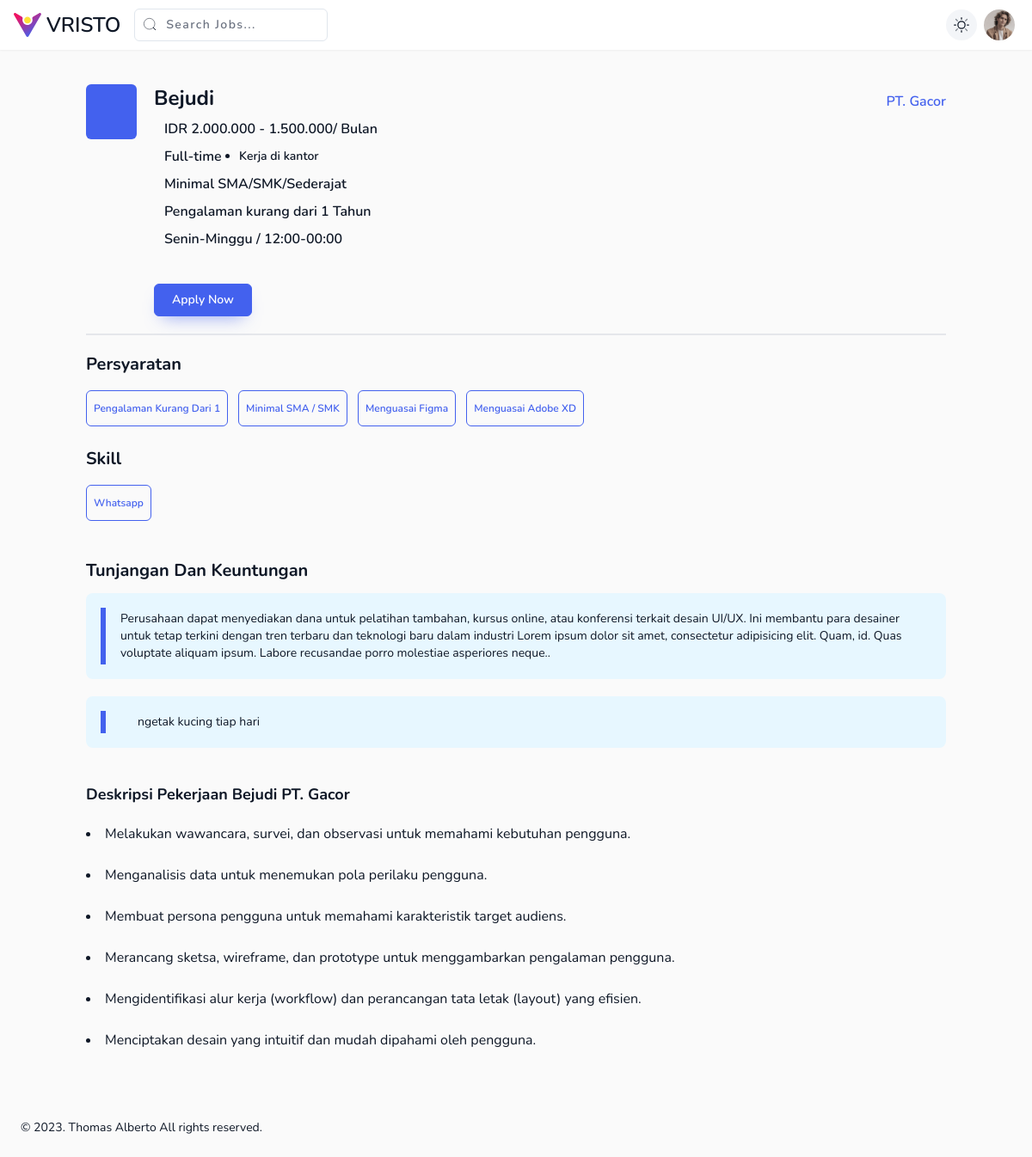
Screenshot of /detailjob/read/LKR002/Bejudi with the database file from the repository.
### tables this page shows
CREATE TABLE `loker` (
  `id_loker` varchar(50) NOT NULL,
  `nama_pekerjaan` varchar(200) NOT NULL,
  `nama_perusahaan` varchar(150) NOT NULL,
  `lokasi` text NOT NULL,
  `gaji` varchar(200) NOT NULL,
  `deskripsi` text NOT NULL,
  `benefit` varchar(255) NOT NULL,
  `tipe_kerja` varchar(50) NOT NULL,
  `kebijakan` varchar(50) NOT NULL,
  `tgl_loker` date NOT NULL,
  `tgl_akhir_loker` date DEFAULT NULL,
  `hari_kerja` varchar(100) NOT NULL,
  `jam_kerja` varchar(100) NOT NULL,
  `pendidikan` varchar(150) NOT NULL,
  `usia` int(20) NOT NULL,
  `jenis_kelamin` enum('Laki - Laki','Perempuan','Semua Jenis Kelamin') NOT NULL,
  `pengalaman` varchar(50) NOT NULL,
  `kategori` varchar(50) NOT NULL,
  `skills` varchar(100) NOT NULL
);

### application/controllers/DetailJob.php (called while the page is built, shortened)
<?php
class DetailJob extends CI_Controller
{
    public function __construct()
    {
        $this->load->model('Loker_model');
    }
    public function read($id)
    {
        $data['record'] = $this->Loker_model->baca_detail($id);
        $data['title'] = "Detail Job";
        $this->load->view('pelamar/detailJob/v_single', $data);
    }
}

### index.php (called while the page is built, shortened)
<?php
require_once BASEPATH.'core/CodeIgniter.php';

### application/models/Loker_model.php (called while the page is built, shortened)
<?php
class Loker_model extends CI_Model
{
    public function baca_detail($id)
    {
        $query = $this->db->query("SELECT * FROM loker WHERE id_loker='$id'");
        return $query->result_array();
    }
}

### application/views/pelamar/detailJob/v_single.php (the view, shortened to what this page needs)
<!DOCTYPE html>
<html lang="en">
<head>
</head>
<body x-data="main" class="relative overflow-x-hidden font-nunito text-sm font-normal antialiased" :class="[ $store.app.sidebar ? 'toggle-sidebar' : '', $store.app.theme === 'dark' || $store.app.isDarkMode ?  'dark' : '', $store.app.menu, $store.app.layout,$store.app.rtlClass]">
	<div class="main-container min-h-screen text-black dark:text-white-dark" :class="[$store.app.navbar]">
		<div class="container px-3" :class="[$store.app.animation]">
			<div class="mt-10">
				<div class="lg:block hidden">
					<div class="lg:flex hidden gap-5 border-b-2 pb-5">
						<div class="bg-primary text-white-light w-16 h-16 rounded-md flex items-center justify-center">
						</div>
						<?php foreach ($record as $r) : ?>
							<div class="w-full">
								<div class="flex items-center justify-between">
									<h1 class="text-2xl font-bold mb-auto"><?= $r['nama_pekerjaan']; ?></h1>
									<div class="flex items-center font-semibold gap-3 mt-2 text-primary">
										<p class="text-base"><?= $r['nama_perusahaan']; ?></p>
									</div>
								</div>
								<div class="flex items-center font-semibold gap-3 mt-2">
									<p class="text-base">IDR <?= $r['gaji'] ?>/ Bulan</p>
								</div>
								<div class="flex items-center font-semibold gap-3 mt-2">
									<p class="text-base"><?= $r['tipe_kerja'] ?> &nbsp;
									<ul style="list-style-type:disc;">
										<li><?= $r['kebijakan'] ?></li>
									</ul>
									</p>
								</div>
								<div class="flex items-center font-semibold gap-3 mt-2">
									<p class="text-base"><?= $r['pendidikan'] ?></p>
								</div>
								<div class="flex items-center font-semibold gap-3 mt-2">
									<p class="text-base">Pengalaman kurang dari <?= $r['pengalaman'] ?> Tahun</p>
								</div>
								<div class="flex items-center font-semibold gap-3 mt-2">
									<p class="text-base"><?= $r['hari_kerja'] ?> / <?= $r['jam_kerja'] ?></p>
								</div>
								<button class="btn btn-primary mt-10 px-16">
									Apply Now
								</button>
							</div>
					</div>
					<div class="block">
						<div class="mt-5">
							<h1 class="text-xl font-bold">Persyaratan</h1>
						</div>
						<div class="flex items-center mt-3 gap-3">
							<span class="badge badge-outline-primary rounded-md text-center py-3">Pengalaman Kurang Dari <?= $r['pengalaman'] ?></span>
							<span class="badge badge-outline-primary rounded-md text-center py-3">Minimal SMA / SMK</span>
							<span class="badge badge-outline-primary rounded-md text-center py-3">Menguasai Figma</span>
							<span class="badge badge-outline-primary rounded-md text-center py-3">Menguasai Adobe XD</span>
						</div>
					</div>
					<div class="block mt-5">
						<h1 class="text-xl font-bold">Skill</h1>
						<div class="flex items-center mt-3 gap-3">
							<?php $dataarray = explode(" ", $r['skills']); ?>
							<?php $array = $r['skills'];
							foreach ($dataarray as $data) {
								$arrayd = explode(" ", $data);
								$kataAcak = $arrayd[array_rand($arrayd)];
								echo '<span class="badge badge-outline-primary rounded-md text-center py-3">' . $kataAcak . '</span>';
							}
							?>
						</div>
					</div>
					<div class="block mt-10">
						<h1 class="text-xl font-bold ">Tunjangan Dan Keuntungan</h1>
						<div class="grid lg:grid-cols-32 mt-3 gap-5">
							<div class="w-full p-5 bg-info-light rounded-lg">
								<div class="flex gap-5">
									<p>
										Perusahaan dapat menyediakan dana untuk pelatihan tambahan, kursus online, atau konferensi terkait
										desain UI/UX. Ini membantu para desainer untuk tetap terkini dengan tren terbaru dan teknologi
										baru dalam industri Lorem ipsum dolor sit amet, consectetur adipisicing elit. Quam, id. Quas voluptate aliquam ipsum. Labore recusandae porro molestiae asperiores neque..
									</p>
								</div>
							</div>
							<div class="w-full p-5 bg-info-light rounded-lg">
								<div class="flex gap-5">
									<p>
										<?= $r['deskripsi']; ?>
									</p>
								</div>
							</div>
						</div>
					</div>
					<div class="block mt-10">
						<h1 class="font-bold text-lg">Deskripsi Pekerjaan <?= $r['nama_pekerjaan']; ?> <?= $r['nama_perusahaan']; ?></h1>
						<div class="mt-5">
							<ul class=" space-y-1 list-disc list-inside text-base flex flex-col gap-5">
								<li>Melakukan wawancara, survei, dan observasi untuk memahami kebutuhan pengguna.</li>
								<li>Menganalisis data untuk menemukan pola perilaku pengguna.</li>
								<li>Membuat persona pengguna untuk memahami karakteristik target audiens.</li>
								<li>Merancang sketsa, wireframe, dan prototype untuk menggambarkan pengalaman pengguna.</li>
								<li>Mengidentifikasi alur kerja (workflow) dan perancangan tata letak (layout) yang efisien.</li>
								<li>Menciptakan desain yang intuitif dan mudah dipahami oleh pengguna.</li>
							</ul>
						</div>
					</div>
				</div>
			</div>
		</div>
	<?php endforeach ?>
	</div>
</body>
</html>

### rows the page displays
loker: nama_pekerjaan "Bejudi", nama_perusahaan "PT. Gacor", gaji "2.000.000 - 1.500.000", tipe_kerja "Full-time", kebijakan "Kerja di kantor", pendidikan "Minimal SMA/SMK/Sederajat", pengalaman "1", hari_kerja "Senin-Minggu", jam_kerja "12:00-00:00", deskripsi "ngetak kucing tiap hari"
